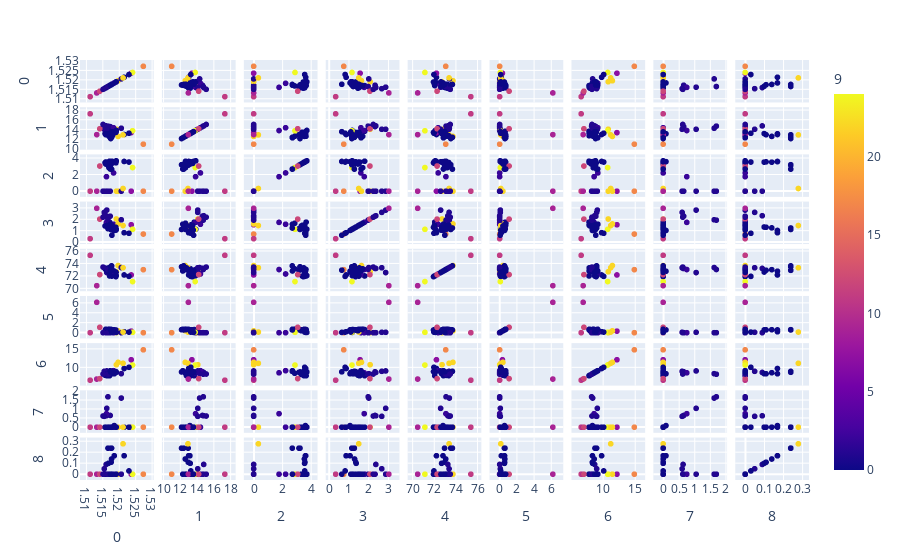

This figure's notebook cell:
### Code cell
classix_distance=Extractor.classix(group_merging_mode='distance',minPts=minPts_best_distance,radius=radius_best_distance,scale=scale_best_distance)
classix_distance.fit(X_train)
Y_pred_distance=classix_distance.predict(X_test)
df_pred_distance=pd.DataFrame(pd.concat([pd.DataFrame(X_test,columns=[0,1,2,3,4,5,6,7,8]),pd.DataFrame(Y_pred_distance,columns=[9])],axis=1))
fig = px.scatter_matrix(df_pred_distance,
    dimensions=[0,1,2,3,4,5,6,7,8],
    color=9)
fig.show()

### Figure 1 — Plotly figure (JSON) as saved in the notebook; plotly's stock layout.template omitted (floating-point values rounded to 4 significant figures)
{"data": [{"dimensions": [{"axis": {"matches": true}, "label": "0", "values": [1.518, 1.517, 1.522, 1.516, 1.517, 1.527, 1.518, 1.516, 1.516, 1.517, 1.519, 1.524, 1.519, 1.516, 1.518, 1.52, 1.516, 1.519, 1.519, 1.511, 1.517, 1.516, 1.521, 1.515, 1.517, 1.524, 1.518, 1.518, 1.521, 1.518, 1.518, 1.517, 1.518, 1.516, 1.523, 1.517, 1.513, 1.518, 1.517, 1.514, 1.517, 1.515, 1.519]}, {"axis": {"matches": true}, "label": "1", "values": [13, 14.7, 13.05, 14.85, 13.72, 11.02, 12.81, 13.24, 13.02, 12.99, 14.15, 13.44, 13.2, 13.34, 14.46, 12.64, 13.88, 13.9, 13.49, 17.38, 12.67, 14.14, 14.36, 14.14, 13.24, 13.83, 12.65, 12.98, 12.97, 12.68, 12.45, 12.79, 13.53, 13.24, 13.31, 14.8, 13.02, 13.64, 12.2, 14.25, 12.35, 15.15, 13.6]}, {"axis": {"matches": true}, "label": "2", "values": [3.6, 0, 3.65, 0, 3.68, 0, 3.54, 3.49, 3.58, 3.18, 0, 0, 3.63, 3.57, 2.24, 0, 1.78, 3.73, 3.48, 0, 2.88, 0, 0, 0, 3.57, 2.9, 3.56, 3.54, 0.33, 3.67, 2.71, 3.52, 3.41, 3.34, 3.58, 0, 0, 3.65, 3.25, 3.09, 2.72, 0, 3.62]}, {"axis": {"matches": true}, "label": "3", "values": [1.36, 2.34, 0.87, 2.38, 1.81, 0.75, 1.23, 1.47, 1.51, 1.23, 2.09, 1.58, 1.07, 1.57, 1.62, 1.65, 1.79, 1.18, 1.35, 0.34, 1.71, 2.88, 2.02, 2.68, 1.38, 1.17, 1.3, 1.21, 1.51, 1.16, 1.29, 1.54, 1.52, 1.47, 0.82, 1.99, 3.04, 0.65, 1.16, 2.08, 1.63, 2.25, 1.11]}, {"axis": {"matches": true}, "label": "4", "values": [72.99, 73.28, 72.22, 73.28, 72.06, 73.08, 73.24, 73.25, 73.12, 72.97, 72.74, 72.22, 72.83, 72.87, 72.38, 73.75, 73.1, 72.12, 71.95, 75.41, 73.21, 72.61, 73.42, 73.39, 72.7, 71.15, 73.08, 73, 73.39, 73.11, 73.7, 73.36, 72.04, 73.1, 71.99, 73.11, 70.48, 73, 73.55, 72.28, 72.87, 73.5, 72.64]}, {"axis": {"matches": true}, "label": "5", "values": [0.57, 0, 0.19, 0, 0.64, 0, 0.58, 0.38, 0.69, 0.58, 0, 0.32, 0.57, 0.61, 0, 0.38, 0, 0.06, 0.55, 0, 0.73, 0.08, 0, 0.08, 0.56, 0.08, 0.61, 0.65, 0.13, 0.61, 0.56, 0.66, 0.58, 0.39, 0.12, 0, 6.21, 0.06, 0.62, 1.1, 0.7, 0, 0.14]}, {"axis": {"matches": true}, "label": "6", "values": [8.4, 8.95, 9.85, 8.76, 7.88, 14.96, 8.39, 8.03, 7.96, 8.81, 10.88, 12.24, 8.41, 7.89, 9.26, 11.53, 8.67, 8.89, 9, 6.65, 8.54, 9.18, 8.44, 9.07, 8.44, 10.79, 8.69, 8.53, 11.27, 8.7, 9.06, 7.9, 8.79, 8.22, 10.17, 8.28, 6.96, 8.93, 8.9, 7.08, 9.23, 8.34, 8.76]}, {"axis": {"matches": true}, "label": "7", "values": [0, 0.66, 0, 0.64, 0, 0, 0, 0, 0, 0, 0, 0, 0.09, 0, 0, 0, 0.76, 0, 0, 0, 0, 1.06, 1.64, 0.61, 0, 0, 0, 0, 0, 0, 0, 0, 0, 0, 0, 1.71, 0, 0, 0, 0, 0, 0.63, 0]}, {"axis": {"matches": true}, "label": "8", "values": [0.11, 0, 0.17, 0.09, 0, 0, 0, 0, 0, 0.24, 0, 0, 0.17, 0, 0, 0, 0, 0, 0, 0, 0, 0, 0, 0.05, 0.1, 0, 0.14, 0, 0.28, 0, 0.24, 0, 0, 0, 0.03, 0, 0, 0, 0.24, 0, 0, 0, 0]}], "hovertemplate": "%{xaxis.title.text}=%{x}<br>%{yaxis.title.text}=%{y}<br>9=%{marker.color}<extra></extra>", "legendgroup": "", "marker": {"color": [0, 1, 0, 1, 0, 17, 0, 0, 0, 0, 22, 7, 0, 0, 2, 22, 2, 0, 0, 11, 0, 1, 1, 1, 0, 24, 0, 0, 22, 0, 0, 0, 0, 0, 0, 1, 9, 0, 0, 12, 0, 1, 0], "coloraxis": "coloraxis", "symbol": "circle"}, "name": "", "showlegend": false, "type": "splom"}], "layout": {"coloraxis": {"colorbar": {"title": {"text": "9"}}, "colorscale": [[0, "#0d0887"], [0.1111, "#46039f"], [0.2222, "#7201a8"], [0.3333, "#9c179e"], [0.4444, "#bd3786"], [0.5556, "#d8576b"], [0.6667, "#ed7953"], [0.7778, "#fb9f3a"], [0.8889, "#fdca26"], [1, "#f0f921"]]}, "dragmode": "select", "legend": {"tracegroupgap": 0}, "margin": {"t": 60}}}
